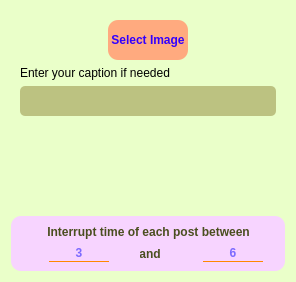
           <widget class="QWidget" name="tab_img">
            <property name="toolTip">
             <string>Send image</string>
            </property>
            <property name="styleSheet">
             <string notr="true">QWidget {
background-color: rgb(234, 255, 201);
border-radius: 5px;
}
QPlainTextEdit {
background-color: rgb(0, 0, 0);
	color: rgb(0, 255, 29);
}</string>
            </property>
            <attribute name="title">
             <string>Image</string>
            </attribute>
            <layout class="QGridLayout" name="gridLayout_7">
             <item row="0" column="0">
              <widget class="QFrame" name="frame_img">
               <property name="styleSheet">
                <string notr="true">QFrame  {
background-color: rgb(234, 255, 201);
border-radius: 5px;
}</string>
               </property>
               <property name="frameShape">
                <enum>QFrame::StyledPanel</enum>
               </property>
               <property name="frameShadow">
                <enum>QFrame::Raised</enum>
               </property>
               <layout class="QGridLayout" name="gridLayout_14">
                <property name="leftMargin">
                 <number>0</number>
                </property>
                <property name="topMargin">
                 <number>0</number>
                </property>
                <property name="rightMargin">
                 <number>0</number>
                </property>
                <property name="bottomMargin">
                 <number>0</number>
                </property>
                <property name="spacing">
                 <number>5</number>
                </property>
                <item row="0" column="0">
                 <widget class="QFrame" name="frame_img_2">
                  <property name="frameShape">
                   <enum>QFrame::StyledPanel</enum>
                  </property>
                  <property name="frameShadow">
                   <enum>QFrame::Raised</enum>
                  </property>
                  <layout class="QGridLayout" name="gridLayout_9">
                   <item row="0" column="0" colspan="2">
                    <layout class="QHBoxLayout" name="horizontalLayout_3">
                     <item>
                      <spacer name="horizontalSpacer_2">
                       <property name="orientation">
                        <enum>Qt::Horizontal</enum>
                       </property>
                       <property name="sizeHint" stdset="0">
                        <size>
                         <width>40</width>
                         <height>20</height>
                        </size>
                       </property>
                      </spacer>
                     </item>
                     <item>
                      <widget class="QPushButton" name="btn_img">
                       <property name="minimumSize">
                        <size>
                         <width>80</width>
                         <height>40</height>
                        </size>
                       </property>
                       <property name="font">
                        <font>
                         <weight>75</weight>
                         <bold>true</bold>
                        </font>
                       </property>
                       <property name="toolTip">
                        <string>Select an image to send</string>
                       </property>
                       <property name="layoutDirection">
                        <enum>Qt::RightToLeft</enum>
                       </property>
                       <property name="styleSheet">
                        <string notr="true">QPushButton:hover:!pressed
{
  border: 2px dashed rgb(255, 85, 0);
	background-color: rgb(182, 182, 182);
	color: rgb(7, 255, 77);
}
QPushButton{
	background-color: rgb(255, 170, 127);
border-radius: 10px;
color: rgb(51, 0, 255)  ;
}</string>
                       </property>
                       <property name="text">
                        <string>Select Image</string>
                       </property>
                      </widget>
                     </item>
                     <item>
                      <spacer name="horizontalSpacer">
                       <property name="orientation">
                        <enum>Qt::Horizontal</enum>
                       </property>
                       <property name="sizeHint" stdset="0">
                        <size>
                         <width>40</width>
                         <height>20</height>
                        </size>
                       </property>
                      </spacer>
                     </item>
                    </layout>
                   </item>
                   <item row="1" column="0" colspan="2">
                    <widget class="QLabel" name="label_caption">
                     <property name="maximumSize">
                      <size>
                       <width>16777215</width>
                       <height>50</height>
                      </size>
                     </property>
                     <property name="layoutDirection">
                      <enum>Qt::RightToLeft</enum>
                     </property>
                     <property name="text">
                      <string>Enter your caption if needed</string>
                     </property>
                    </widget>
                   </item>
                   <item row="2" column="0" colspan="2">
                    <widget class="QTextEdit" name="caption">
                     <property name="maximumSize">
                      <size>
                       <width>16777215</width>
                       <height>30</height>
                      </size>
                     </property>
                     <property name="toolTip">
                      <string>Caption of your desired image</string>
                     </property>
                     <property name="layoutDirection">
                      <enum>Qt::RightToLeft</enum>
                     </property>
                     <property name="styleSheet">
                      <string notr="true">QTextEdit{
background-color:rgba(143, 133, 56,0.5);
border-radius: 5px;
}</string>
                     </property>
                     <property name="placeholderText">
                      <string/>
                     </property>
                    </widget>
                   </item>
                   <item row="3" column="0">
                    <widget class="QLabel" name="imgName">
                     <property name="styleSheet">
                      <string notr="true">QLabel {
color:  rgb(158, 2, 255)  ;
}</string>
                     </property>
                     <property name="text">
                      <string/>
                     </property>
                     <property name="alignment">
                      <set>Qt::AlignCenter</set>
                     </property>
                    </widget>
                   </item>
                   <item row="3" column="1">
                    <widget class="QLabel" name="imgShow">
                     <property name="minimumSize">
                      <size>
                       <width>80</width>
                       <height>80</height>
                      </size>
                     </property>
                     <property name="maximumSize">
                      <size>
                       <width>16777215</width>
                       <height>16777215</height>
                      </size>
                     </property>
                     <property name="text">
                      <string/>
                     </property>
                     <property name="alignment">
                      <set>Qt::AlignCenter</set>
                     </property>
                    </widget>
                   </item>
                  </layout>
                 </widget>
                </item>
                <item row="1" column="0">
                 <widget class="QFrame" name="frame">
                  <property name="maximumSize">
                   <size>
                    <width>16777215</width>
                    <height>60</height>
                   </size>
                  </property>
                  <property name="layoutDirection">
                   <enum>Qt::RightToLeft</enum>
                  </property>
                  <property name="styleSheet">
                   <string notr="true">QLineEdit{
background-color: rgb(234, 255, 201);
color:rgb(0, 0, 255);
border-style: solid;
border-bottom-width: 1px;
border-bottom-color:rgb(255, 136, 0);
border-radius: 10px;
}

QFrame {
background-color: rgb(247, 212, 255)  ;
border-radius: 10px;
}

QLabel{
color: rgb(74, 78, 31) ;
}

QLineEdit{
background-color: rgb(247, 212, 255)  ;
}</string>
                  </property>
                  <property name="frameShape">
                   <enum>QFrame::StyledPanel</enum>
                  </property>
                  <property name="frameShadow">
                   <enum>QFrame::Raised</enum>
                  </property>
                  <layout class="QGridLayout" name="gridLayout_15">
                   <item row="0" column="0" colspan="3">
                    <widget class="QLabel" name="label_11">
                     <property name="font">
                      <font>
                       <family>Arial</family>
                       <pointsize>9</pointsize>
                       <weight>75</weight>
                       <bold>true</bold>
                      </font>
                     </property>
                     <property name="text">
                      <string>Interrupt time of each post between</string>
                     </property>
                     <property name="alignment">
                      <set>Qt::AlignCenter</set>
                     </property>
                    </widget>
                   </item>
                   <item row="1" column="0">
                    <widget class="QLineEdit" name="sleepMax_I">
                     <property name="minimumSize">
                      <size>
                       <width>30</width>
                       <height>0</height>
                      </size>
                     </property>
                     <property name="maximumSize">
                      <size>
                       <width>60</width>
                       <height>16777215</height>
                      </size>
                     </property>
                     <property name="font">
                      <font>
                       <pointsize>9</pointsize>
                       <weight>75</weight>
                       <bold>true</bold>
                      </font>
                     </property>
                     <property name="toolTip">
                      <string>Seconds are set</string>
                     </property>
                     <property name="styleSheet">
                      <string notr="true"/>
                     </property>
                     <property name="alignment">
                      <set>Qt::AlignCenter</set>
                     </property>
                     <property name="placeholderText">
                      <string>6</string>
                     </property>
                    </widget>
                   </item>
                   <item row="1" column="1">
                    <widget class="QLabel" name="label_10">
                     <property name="maximumSize">
                      <size>
                       <width>20</width>
                       <height>16777215</height>
                      </size>
                     </property>
                     <property name="font">
                      <font>
                       <family>Arial</family>
                       <pointsize>9</pointsize>
                       <weight>75</weight>
                       <bold>true</bold>
                      </font>
                     </property>
                     <property name="text">
                      <string>and</string>
                     </property>
                     <property name="alignment">
                      <set>Qt::AlignCenter</set>
                     </property>
                    </widget>
                   </item>
                   <item row="1" column="2">
                    <widget class="QLineEdit" name="sleepMin_I">
                     <property name="minimumSize">
                      <size>
                       <width>30</width>
                       <height>0</height>
                      </size>
                     </property>
                     <property name="maximumSize">
                      <size>
                       <width>60</width>
                       <height>16777215</height>
                      </size>
                     </property>
                     <property name="font">
                      <font>
                       <pointsize>9</pointsize>
                       <weight>75</weight>
                       <bold>true</bold>
                      </font>
                     </property>
                     <property name="toolTip">
                      <string>Shortest downtime</string>
                     </property>
                     <property name="styleSheet">
                      <string notr="true"/>
                     </property>
                     <property name="alignment">
                      <set>Qt::AlignCenter</set>
                     </property>
                     <property name="placeholderText">
                      <string>3</string>
                     </property>
                    </widget>
                   </item>
                  </layout>
                 </widget>
                </item>
               </layout>
              </widget>
             </item>
            </layout>
           </widget>
